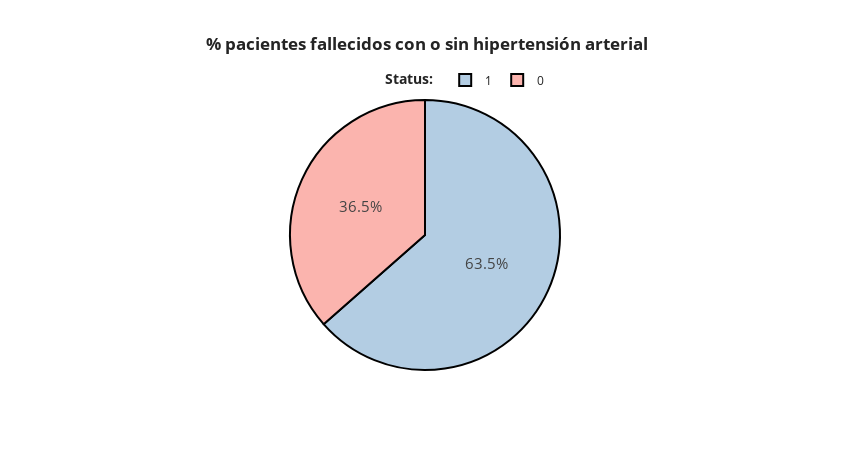

Notebook code cell kept with this figure:
### Code cell
#Definir gráfica
fig = px.pie(df3, values = 'age', names ='hypertensive',  width =850, height=450, title= '<b> % pacientes fallecidos con o sin hipertensión arterial<b>')

#Agregar detalles
fig.update_layout(
    template = 'simple_white',
    title_x = 0.5,
    legend_title_text='<b>Status: <b>',
    
    
    legend=dict(
        orientation='h',
        yanchor='bottom',
        y=1.02,
        xanchor='right',
        x=0.68))

colors = ['#FBB4AE', '#B3CDE3', '#CCEBC5 ']
fig.update_traces(hoverinfo='label+percent', textinfo='percent', textfont_size=15,
                  marker=dict(colors=colors, line=dict(color='#000000', width=2)))

fig.show()

### Figure 1 — Plotly figure (JSON) as saved in the notebook; plotly's stock layout.template omitted (floating-point values rounded to 4 significant figures)
{"data": [{"domain": {"x": [0, 1], "y": [0, 1]}, "hoverinfo": "label+percent", "hovertemplate": "hypertensive=%{label}<br>age=%{value}<extra></extra>", "labels": [0, 1], "legendgroup": "", "marker": {"colors": ["#FBB4AE", "#B3CDE3", "#CCEBC5 "], "line": {"color": "#000000", "width": 2}}, "name": "", "showlegend": true, "textfont": {"size": 15}, "textinfo": "percent", "type": "pie", "values": [58, 101]}], "layout": {"height": 450, "legend": {"orientation": "h", "title": {"text": "<b>Status: <b>"}, "tracegroupgap": 0, "x": 0.68, "xanchor": "right", "y": 1.02, "yanchor": "bottom"}, "title": {"text": "<b> % pacientes fallecidos con o sin hipertensión arterial<b>", "x": 0.5}, "width": 850}}
